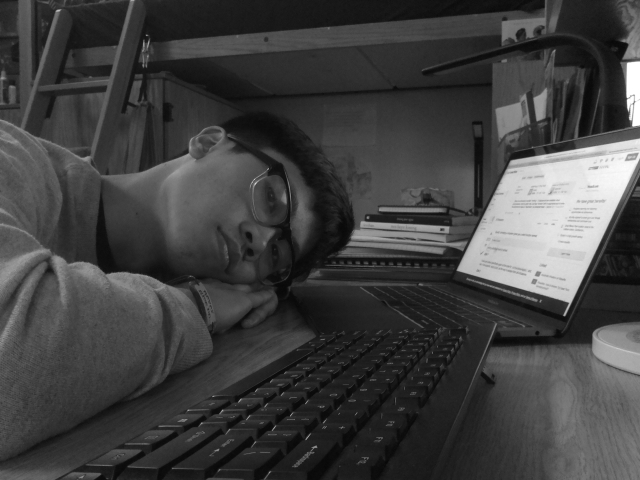
#> input picture minhgray.jpg, 640 x 480 px
$ python lanes.py
#> lines starting #> are read from the running program, lines starting #| are printed output that depends on the picture; after the words box and inside, x2 and y2 are one past the last pixel; in counts of white or black regions, pixels touching at a corner belong together
#> further down, image is the input picture: shape (480, 640, 3); min 7, max 255, mean 64.8
import cv2
import numpy as np
import matplotlib.pyplot as plt


def make_coordinates(image, line_parameters):

    # if lines parameters contain any infinite value
    if (np.isnan(line_parameters).any()):
        return False, False

    slope, intercept = line_parameters
    y1 = image.shape[0]  # start height
    y2 = int(y1 * (3/5))  # end height
    x1 = int((y1 - intercept)/slope)
    x2 = int((y2 - intercept)/slope)
    return True, np.array([x1, y1, x2, y2])


def average_slope_intercept(image, lines):
    left_fit = []
    right_fit = []
    for line in lines:
        x1, y1, x2, y2 = line.reshape(4)
        parameters = np.polyfit((x1, x2), (y1, y2), 1)
        slope = parameters[0]
        intercept = parameters[1]
        if slope < 0:
            left_fit.append((slope, intercept))
        else:
            right_fit.append((slope, intercept))

    left_fit_average = np.average(left_fit, axis=0)
    right_fit_average = np.average(right_fit, axis=0)
    leftDetected, left_line = make_coordinates(image, left_fit_average)
    rightDetected, right_line = make_coordinates(image, right_fit_average)

    # If both left and right are detected
    if (leftDetected and rightDetected):
        return True, np.array([left_line, right_line])

    return False, False


def canny(image):
    gray = cv2.cvtColor(image, cv2.COLOR_RGB2GRAY)
    blur = cv2.GaussianBlur(gray, (5, 5), 0)
    canny = cv2.Canny(blur, 50, 150)  # weak gradient, and strong gradient
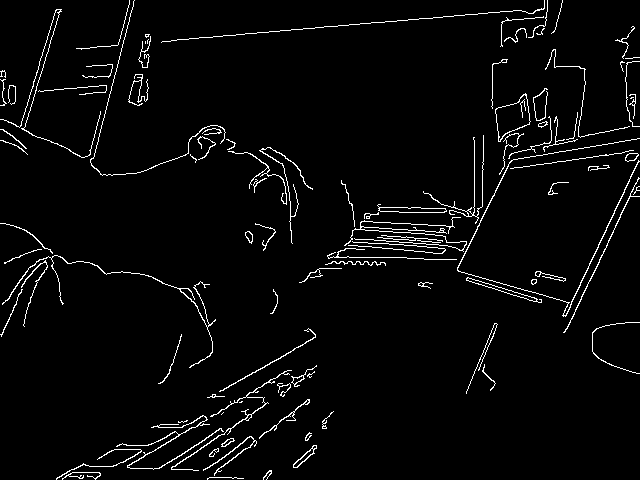
#> canny: shape (480, 640); 3.3% white in thin lines or dots
    return canny


def display_lines(image, lines):
    line_image = np.zeros_like(image)
    if lines is not None:
        for x1, y1, x2, y2 in lines:
            cv2.line(line_image, (x1, y1), (x2, y2), (255, 0, 0), 10)
    return line_image


def region_of_interest(image):
    height = image.shape[0]
#> height = 480
    polygon = np.array([(0, height), (1100, height),
                        (1100, height-300), (450, 350)])
    mask = np.zeros_like(image)  # black image same size as original image
    cv2.fillPoly(mask, [polygon], 255)  # apply white triangle onto mask
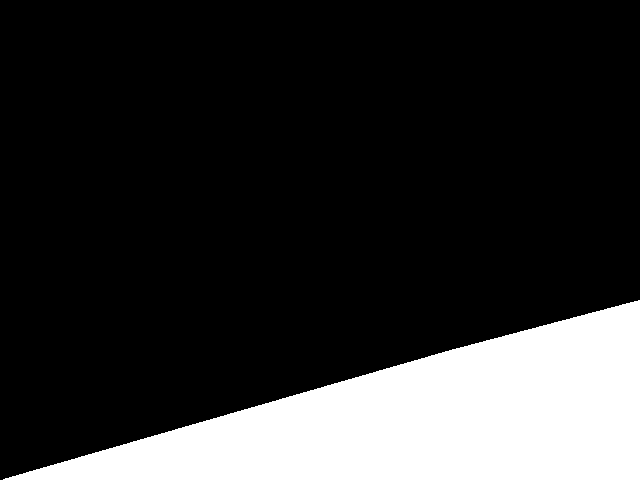
#> mask: shape (480, 640); 19.1% white; 1 white region, box (x1, y1, x2, y2) and area: (3, 300, 640, 480) 58664
    # computing bitwise of two images
    masked_image = cv2.bitwise_and(image, mask)
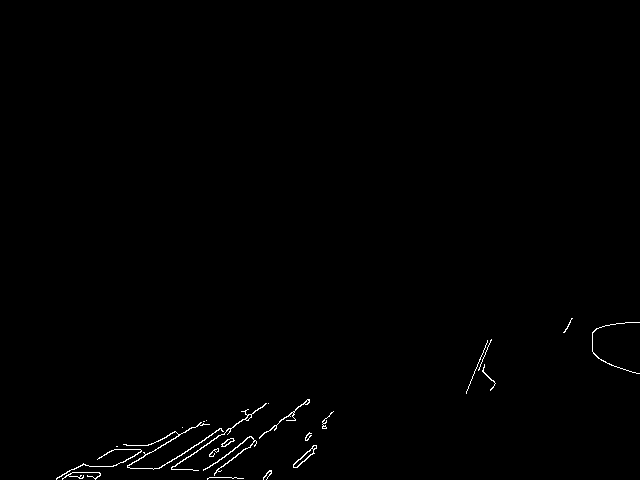
#> masked_image: shape (480, 640); 0.55% white in thin lines or dots, all inside (x1, y1, x2, y2) = (56, 318, 640, 480)
    return masked_image


image = cv2.imread('minhgray.jpg')
lane_image = np.copy(image)
canny_image = canny(lane_image)
cropped_image = region_of_interest(canny_image)
lines = cv2.HoughLinesP(cropped_image, 2, np.pi/180, 100, np.array([]),
                        minLineLength=40, maxLineGap=5)  # single degree precision
#> lines = [[253, 442, 308, 399], [182, 461, 266, 403], [127, 466, 178, 436]]
if (lines is not None):
    getLine, averaged_lines = average_slope_intercept(lane_image, lines)
#> the loop in average_slope_intercept, `for line in lines:` made 3 passes
#> (x1, y1, x2, y2, slope, intercept) on passes 1 to 3: (253, 442, 308, 399, -0.782, 639.8), (182, 461, 266, 403, -0.69, 586.7), (127, 466, 178, 436, -0.588, 540.7)
#> after the loop in average_slope_intercept, `for line in lines:`: left_fit = [(-0.782, 639.8), (-0.69, 586.7), (-0.588, 540.7)]; right_fit = []
#> in average_slope_intercept, `left_fit_average = np.average(left_fit, axis=0)`: left_fit_average = [-0.687, 589.1]
#> in average_slope_intercept, `right_fit_average = np.average(right_fit, axis=0)`: right_fit_average = nan
#> in make_coordinates, `slope, intercept = line_parameters`: slope = -0.687; intercept = 589.1
#> in make_coordinates, `x1 = int((y1 - intercept)/slope)`: x1 = 158
#> in make_coordinates, `x2 = int((y2 - intercept)/slope)`: x2 = 438
#> in average_slope_intercept, `leftDetected, left_line = make_coordinates(image, left_fit_average)`: leftDetected = True; left_line = [158, 480, 438, 288]
#> in average_slope_intercept, `rightDetected, right_line = make_coordinates(image, right_fit_average)`: rightDetected = False
#> getLine = False; averaged_lines = False
    if (getLine):
        line_image = display_lines(lane_image, averaged_lines)
        combo_image = cv2.addWeighted(lane_image, 0.8, line_image, 1, 1)
        cv2.imshow("result", combo_image)
    else:
        cv2.imshow("result", image)

else:
    cv2.imshow("result", image)

cv2.waitKey(0)
